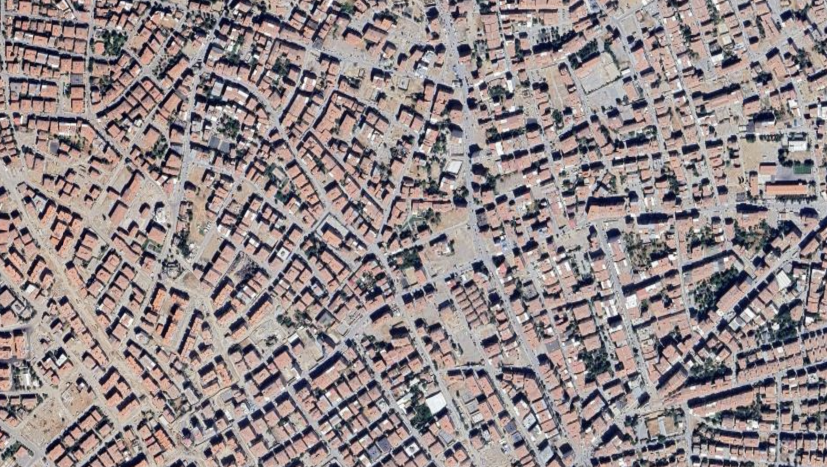
#> input picture city3.png, 1654 x 934 px (shown at 1/2 size)
$ python -i spatial_algorithm.py   (imports and definitions only)
#> lines starting #> are read from the running program, lines starting #| are printed output that depends on the picture; after the words box and inside, x2 and y2 are one past the last pixel; in counts of white or black regions, pixels touching at a corner belong together
import numpy as np
import rasterio
from scipy.ndimage import convolve, binary_dilation, binary_closing
from skimage.measure import label, regionprops
import geopandas as gpd
import os
from shapely.geometry import Polygon
import rasterio.features

class AUESpatialAlgorithm:
    def __init__(self, resolution=30):
        """
        Implementation of the Atlas of Urban Expansion geometric rules.
        resolution: pixel size in meters (default 30m for Landsat)
        """
        self.resolution = resolution

        # Area of 1 pixel in square meters
        self.pixel_area = resolution * resolution

        # 1 square kilometer area = 1,000,000 sq meters.
        # Calculate how many pixels that is:
        self.pixels_in_1sqkm = 1_000_000 / self.pixel_area

        # Create a circular kernel approximating 1 sq km for the density test
        # Radius of a 1sqkm circle = sqrt(1000000 / pi) ≈ 564.19 meters
        self.walking_radius_m = np.sqrt(1_000_000 / np.pi)
        self.walking_radius_px = int(np.round(self.walking_radius_m / self.resolution))

        # Create the kernel
        self.density_kernel = self._create_circular_kernel(self.walking_radius_px)

        # 100m fringe open space buffer
        self.fringe_radius_px = int(np.round(100 / self.resolution))
        self.fringe_kernel = self._create_circular_kernel(self.fringe_radius_px)

        # 200m connection buffer (for clustering/merging parts)
        self.connect_radius_px = int(np.round(200 / self.resolution))
        self.connect_kernel = self._create_circular_kernel(self.connect_radius_px)

    def _create_circular_kernel(self, radius):
        """Creates a boolean circular kernel of a given radius in pixels."""
        y, x = np.ogrid[-radius: radius + 1, -radius: radius + 1]
        mask = x**2 + y**2 <= radius**2
        return mask.astype(np.float32)

    def calculate_urban_extent(self, classified_image, built_up_class=1, open_space_class=3, water_class=2):
        """
        Runs the full AUE pipeline given a classified raster array.
        Returns a boolean mask of the final Urban Extent.
        """
        print("Starting AUE Density Test...")
        # 1. Pixel Classification Masks
        built_up_mask = (classified_image == built_up_class).astype(np.float32)
        open_space_mask = (classified_image == open_space_class).astype(np.float32)
        water_mask = (classified_image == water_class).astype(np.float32)

        # 2. Density Test (The Walking Distance Circle)
        # Calculate the percentage of built-up area within 1 sq km of every pixel
        # Convolve counts the number of built up pixels in the circular window
        built_up_counts = convolve(built_up_mask, self.density_kernel, mode='constant', cval=0.0)

        # Divide by total number of pixels in the 1 sq km circle
        circle_area_px = np.sum(self.density_kernel)
        density_percentage = built_up_counts / circle_area_px

        # Apply the AUE rules
        urban_built_up = (built_up_mask == 1) & (density_percentage > 0.50)
        suburban_built_up = (built_up_mask == 1) & (density_percentage >= 0.25) & (density_percentage <= 0.50)
        # Note: Rural pixels (<25%) are essentially ignored from here on out by not being in these arrays

        valid_built_up = urban_built_up | suburban_built_up

        print("Capturing Open Space...")
        # 3. Fringe Open Space
        # Pixels within 100m of an Urban/Suburban built-up pixel
        urban_dilation = binary_dilation(valid_built_up, structure=self.fringe_kernel)
        fringe_open_space = urban_dilation & (open_space_mask == 1)

        # 4. Captured Open Space
        # Open spaces completely surrounded by Built-up and Fringe Open Space.
        # This is equivalent to "filling holes" in the valid_built_up + fringe_open_space mask
        combined_cluster = valid_built_up | fringe_open_space

        from scipy.ndimage import binary_fill_holes
        # Fill holes
        filled_extent = binary_fill_holes(combined_cluster)

        # Anything that was filled and is open space is "Captured"
        # Water is NOT open space by AUE rules (a river isn't a park)
        # So we ensure the whole filled area is considered the true footprint

        print("Clustering and Merging...")
        # 5. Clustering and Merging (200m Contiguity Rule)
        # Dilation and closing to connect clusters separated by 200m or less.
        # "If two urban clusters are within 200 meters of each other... they are stitched together"
        final_morphological = binary_closing(filled_extent, structure=self.connect_kernel)

        # Return final mask
        return final_morphological

    def mask_to_shapefile(self, boolean_mask, transform, crs, output_path):
        """
        Converts the boolean raster mask into a vector shapefile polygon.
        """
        print("Vectorizing Urban Extent...")
        # Create shapes from mask
        # Shapes returns a tuple of (geometry, value)
        shapes = rasterio.features.shapes((boolean_mask).astype('uint8'), transform=transform)

        # Convert to shapely polygons
        polygons = []
        for geom, val in shapes:
            if val == 1: # Only want the "True" regions
                polygons.append(Polygon(geom['coordinates'][0]))

        # Create GeoDataFrame
        gdf = gpd.GeoDataFrame(geometry=polygons, crs=crs)

        # Clean up the output - keep only the largest cluster if there's noise,
        # or simplify it.
        if not gdf.empty:
            # We want to dissolve intersecting polygons if any didn't merge
            # and sort by area to focus on the MAIN city cluster

            # GEE exports usually in EPSG:4326, project to a local CRS to calculate area if needed
            # For simplicity, we just save the bounds.

            print(f"Writing shapefile to {output_path}...")
            os.makedirs(os.path.dirname(output_path), exist_ok=True)
            gdf.to_file(output_path)
            print("Done.")
        else:
            print("No valid urban extent found.")
        return gdf

>>> import cv2
>>> picture = cv2.imread('../../../city3.png', cv2.IMREAD_GRAYSCALE)
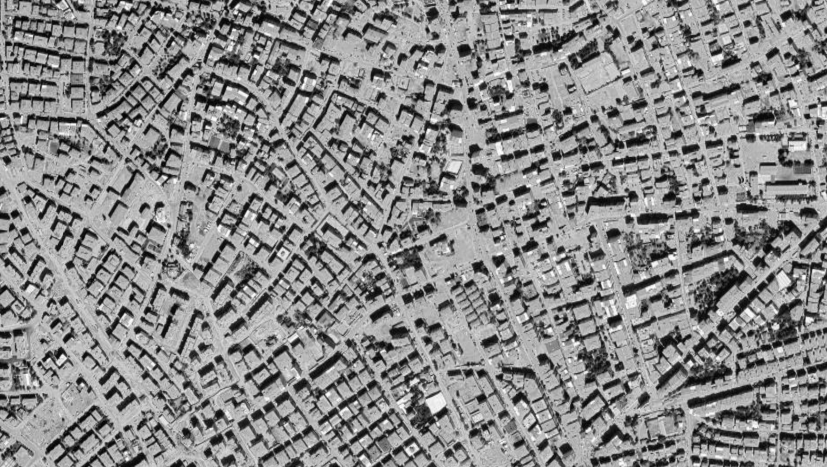
#> picture: shape (934, 1654) (shown at 1/2 size); min 1, max 254, mean 137.9
>>> result = AUESpatialAlgorithm().calculate_urban_extent(picture)
#> in calculate_urban_extent, `built_up_mask = (classified_image == built_up_class).astype(np.float32)`:
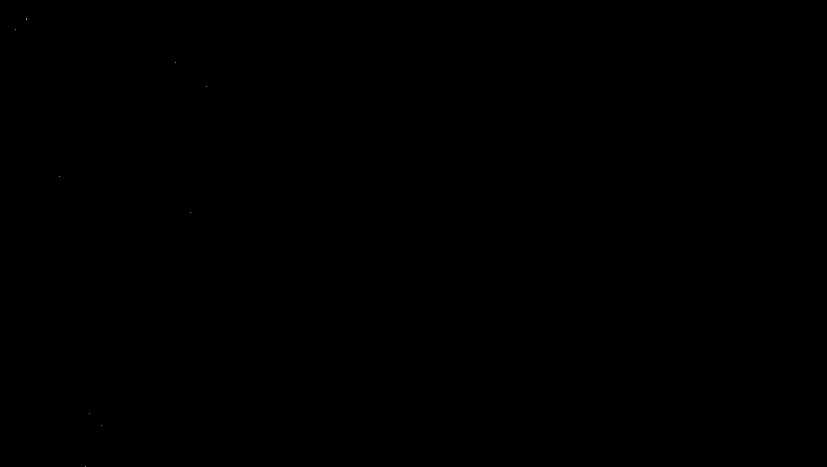
#> built_up_mask: shape (934, 1654) float32 (shown at 1/2 size); values 0 (black) and 1 (white), 0% white in thin lines or dots, all inside (x1, y1, x2, y2) = (30, 37, 413, 934)
#> in calculate_urban_extent, `open_space_mask = (classified_image == open_space_class).astype(np.flo..`: open_space_mask: shape (934, 1654) float32; values 0 (black) and 1 (white), 0.02% white in thin lines or dots
#> in calculate_urban_extent, `water_mask = (classified_image == water_class).astype(np.float32)`: water_mask: shape (934, 1654) float32; values 0 (black) and 1 (white), 0.01% white in thin lines or dots
#> in calculate_urban_extent, `urban_built_up = (built_up_mask == 1) & (density_percentage > 0.50)`: urban_built_up: shape (934, 1654) bool; every value is 0
